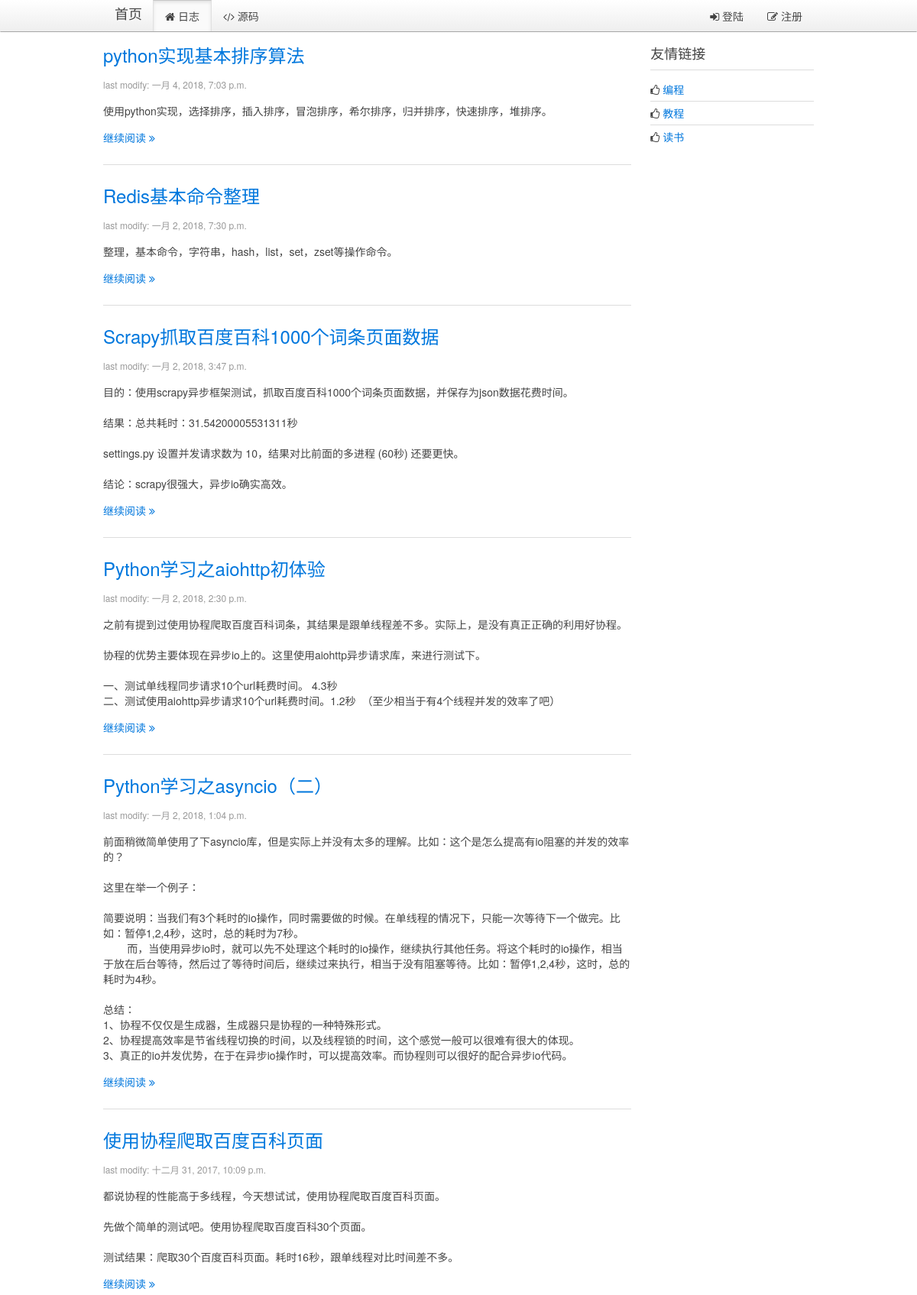
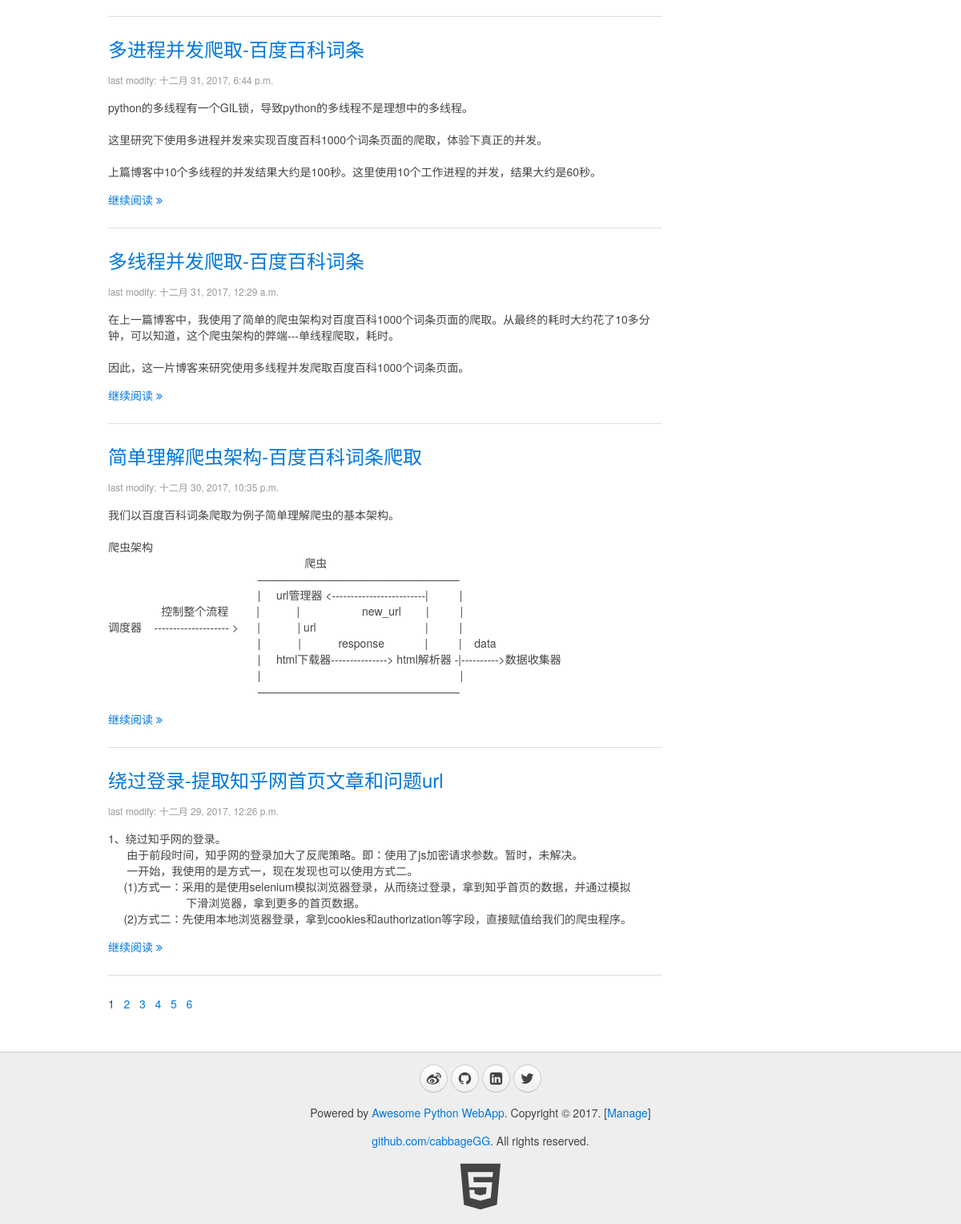
Before: / with the older database file (2 pictures, top to bottom).
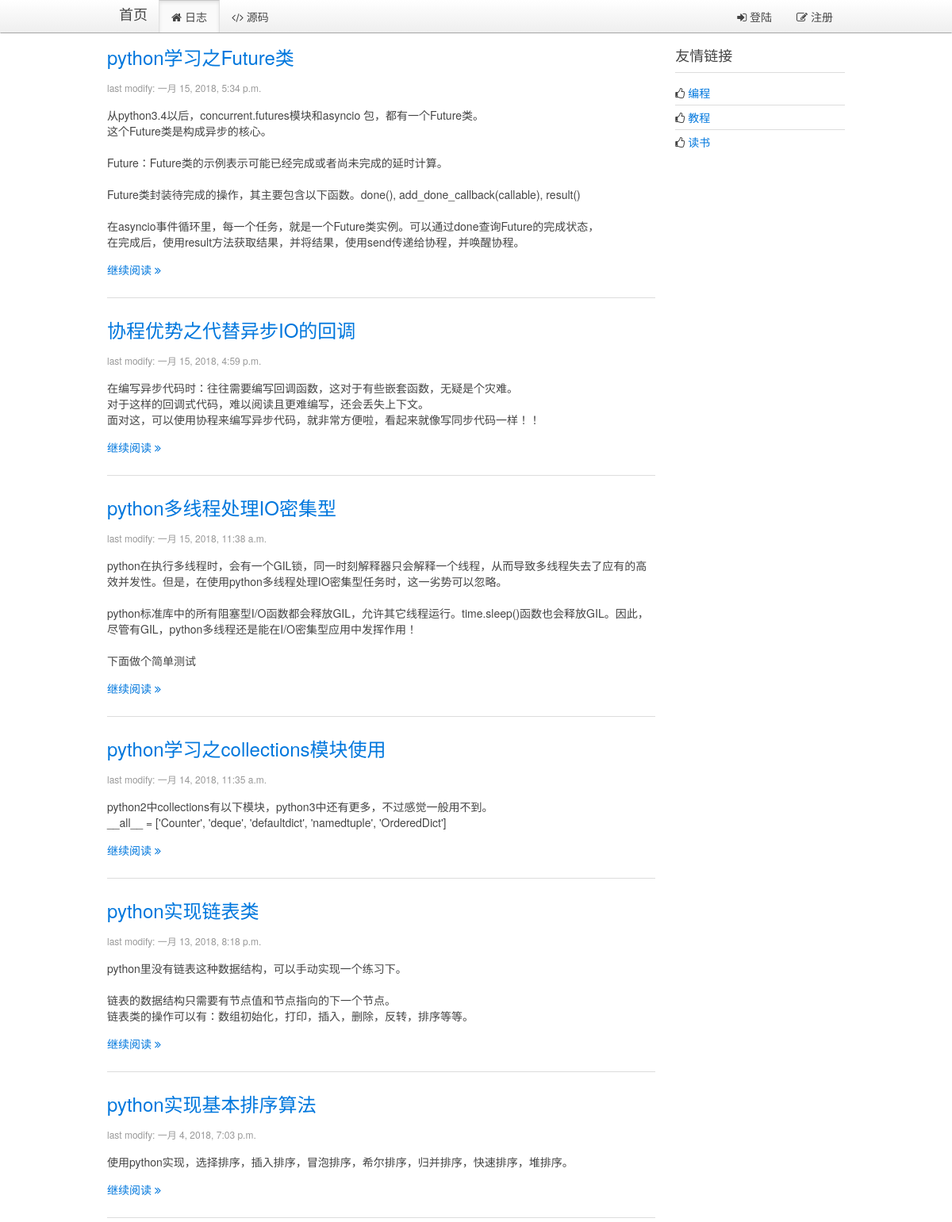
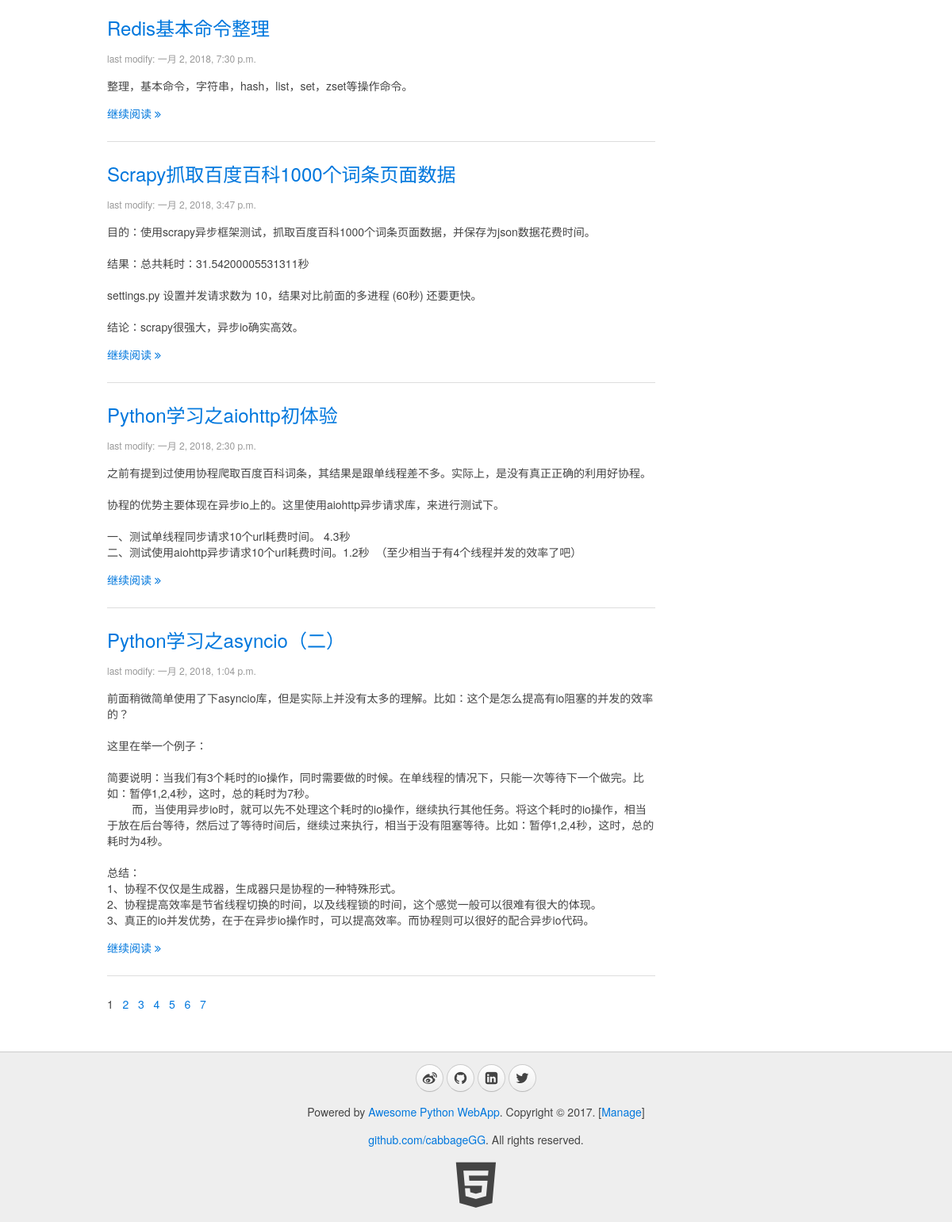
After: the same page with the newer database file (2 pictures, top to bottom).
### blog/models.py (models this page shows, shortened)
class Blog(models.Model):
    title = models.CharField(max_length=32, default="Title")
    content = models.TextField(null=True)
    summary = models.TextField(null=True)
    create_time = models.DateTimeField(null=True)

### blog/views.py (the view)
# urls.py: url(r'^$',views.blogs, name="index"),
def index(request):
    userinfo = ""
    account = request.COOKIES.get("account","")
    if account:
        userinfo = models.User.objects.filter(account=account)
        if userinfo:
            userinfo = userinfo[0]
    page = int(request.GET.get("p", "1"))
    first = (page - 1)*10
    end = first + 10
    blogs = models.Blog.objects.all()
    blogs = blogs[::-1]
    total_nums = len(blogs)
    if (total_nums % 10) > 0:
        page_nums = int(total_nums/10) + 1
    else:
        page_nums = int(total_nums/10)
    page_nums = range(0, page_nums)
    blogs = blogs[first:end]
    page = page - 1
    return render(request, "blog/index.html", {"blogs": blogs, "page":page, "page_nums":page_nums, "userinfo":userinfo})

### blog/templatetags/myfilter.py (called while the page is built)
@register.filter
def replaceTags(content):  #这里应该需要继续研究下，有时候需要空格，而不是&nbsp;
    content = content.replace("  ", "&nbsp;&nbsp;")  # 预处理空格
    content = content.replace("\n", "<br/>")  # 预处理换行
    return content

### blog/templates/blog/index.html (shortened to what this page needs)
{% extends '__base__.html' %}
{% load myfilter %}
{% block content %}
    <div class="uk-width-medium-3-4">
    {% for blog in blogs %}
        <article class="uk-article">
            <h2><a href="/blog/page/{{ blog.id }}">{{ blog.title }}</a></h2>
            <p class="uk-article-meta">last modify: {{ blog.create_time }}</p>
            <p>{% autoescape off %}{{ blog.summary | replaceTags }}{% endautoescape %}</p>
            <p><a href="/blog/page/{{ blog.id }}">继续阅读 <i class="uk-icon-angle-double-right"></i></a></p>
        </article>
        <hr class="uk-article-divider">
    {% endfor %}
        <div class="page">
        {% for page_num in page_nums %}
            {% if page_num == page %}
                <span>{{ page_num|add:"1" }}&nbsp;&nbsp;</span>
            {% else %}
                <a href="?p={{ page_num|add:"1" }}"><span>{{ page_num|add:"1" }}&nbsp;&nbsp;</span></a>
            {% endif %}
        {% endfor %}
        </div>
    </div>
    <div class="uk-width-medium-1-4">
        <div class="uk-panel uk-panel-header">
            <h3 class="uk-panel-title">友情链接</h3>
            <ul class="uk-list uk-list-line">
                <li><i class="uk-icon-thumbs-o-up"></i> <a target="_blank" href="https://github.com/cabbageGG">编程</a></li>
                <li><i class="uk-icon-thumbs-o-up"></i> <a target="_blank" href="https://www.liaoxuefeng.com/">教程</a></li>
                <li><i class="uk-icon-thumbs-o-up"></i> <a target="_blank" href="http://blog.jobbole.com/all-posts/">读书</a></li>
            </ul>
        </div>
    </div>
{% endblock %}

Changed rows visible on the page:
no longer on this page (row unchanged): Blog: title "使用协程爬取百度百科页面", create_time "十二月 31, 2017, 10:09 p.m.", summary "都说协程的性能高于多线程，今天想试试，使用协程爬取百度百科页面。 先做个简单的测试吧。使用协程爬取百度百科30个页面。 测试结果：爬取30个百度百科页面。耗时16秒，跟单线程对比时间差不多。"
no longer on this page (row unchanged): Blog: title "多进程并发爬取-百度百科词条", create_time "十二月 31, 2017, 6:44 p.m.", summary "python的多线程有一个GIL锁，导致python的多线程不是理想中的多线程。 这里研究下使用多进程并发来实现百度百科1000个词条页面的爬取，体验下真正的并发。 上篇博客中10个多线程的并发结果大约是100秒。这里使用10个工作进程的并发，结果大约是60秒。"
no longer on this page (row unchanged): Blog: title "多线程并发爬取-百度百科词条", create_time "十二月 31, 2017, 12:29 a.m.", summary "在上一篇博客中，我使用了简单的爬虫架构对百度百科1000个词条页面的爬取。从最终的耗时大约花了10多分钟，可以知道，这个爬虫架构的弊端---单线程爬取，耗时。 因此，这一片博客来研究使用多线程并发爬取百度百科1000个词条页面。"
no longer on this page (row unchanged): Blog: title "简单理解爬虫架构-百度百科词条爬取", create_time "十二月 30, 2017, 10:35 p.m.", summary "我们以百度百科词条爬取为例子简单理解爬虫的基本架构。 爬虫架构 爬虫 —————————————————— | url管理器 <-------------------------| | 控制整个流程 | | new_url | | 调度器 -------------------- > | | url | | | | response | | data | html下载器---------------> html解析器 -|---------->数据收集器 | | ——————————————————"
no longer on this page (row unchanged): Blog: title "绕过登录-提取知乎网首页文章和问题url", create_time "十二月 29, 2017, 12:26 p.m.", summary "1、绕过知乎网的登录。 由于前段时间，知乎网的登录加大了反爬策略。即：使用了js加密请求参数。暂时，未解决。 一开始，我使用的是方式一，现在发现也可以使用方式二。 (1)方式一：采用的是使用selenium模拟浏览器登录，从而绕过登录，拿到知乎首页的数据，并通过模拟 下滑浏览器，拿到更多的首页数据。 (2)方式二：先使用本地浏览器登录，拿到cookies和authorization等字段，直接赋值给我们的爬虫程序。"
added Blog: title "python学习之Future类", create_time "一月 15, 2018, 5:34 p.m.", summary "从python3.4以后，concurrent.futures模块和asyncio 包，都有一个Future类。 这个Future类是构成异步的核心。 Future：Future类的示例表示可能已经完成或者尚未完成的延时计算。 Future类封装待完成的操作，其主要包含以下函数。done(), add_done_callback(callable), result() 在asyncio事件循环里，每一个任务，就是一个Future类实例。可以通过done查询Future的完成状态， 在完成后，使用result方法获取结果，并将结果，使用send传递给协程，并唤醒协程。"
added Blog: title "协程优势之代替异步IO的回调", create_time "一月 15, 2018, 4:59 p.m.", summary "在编写异步代码时：往往需要编写回调函数，这对于有些嵌套函数，无疑是个灾难。 对于这样的回调式代码，难以阅读且更难编写，还会丢失上下文。 面对这，可以使用协程来编写异步代码，就非常方便啦，看起来就像写同步代码一样！！"
added Blog: title "python多线程处理IO密集型", create_time "一月 15, 2018, 11:38 a.m.", summary "python在执行多线程时，会有一个GIL锁，同一时刻解释器只会解释一个线程，从而导致多线程失去了应有的高效并发性。但是，在使用python多线程处理IO密集型任务时，这一劣势可以忽略。 python标准库中的所有阻塞型I/O函数都会释放GIL，允许其它线程运行。time.sleep()函数也会释放GIL。因此，尽管有GIL，python多线程还是能在I/O密集型应用中发挥作用！ 下面做个简单测试"
added Blog: title "python学习之collections模块使用", create_time "一月 14, 2018, 11:35 a.m.", summary "python2中collections有以下模块，python3中还有更多，不过感觉一般用不到。 __all__ = ['Counter', 'deque', 'defaultdict', 'namedtuple', 'OrderedDict']"
added Blog: title "python实现链表类", create_time "一月 13, 2018, 8:18 p.m.", summary "python里没有链表这种数据结构，可以手动实现一个练习下。 链表的数据结构只需要有节点值和节点指向的下一个节点。 链表类的操作可以有：数组初始化，打印，插入，删除，反转，排序等等。"
Other visible differences:
new list line: "7"
